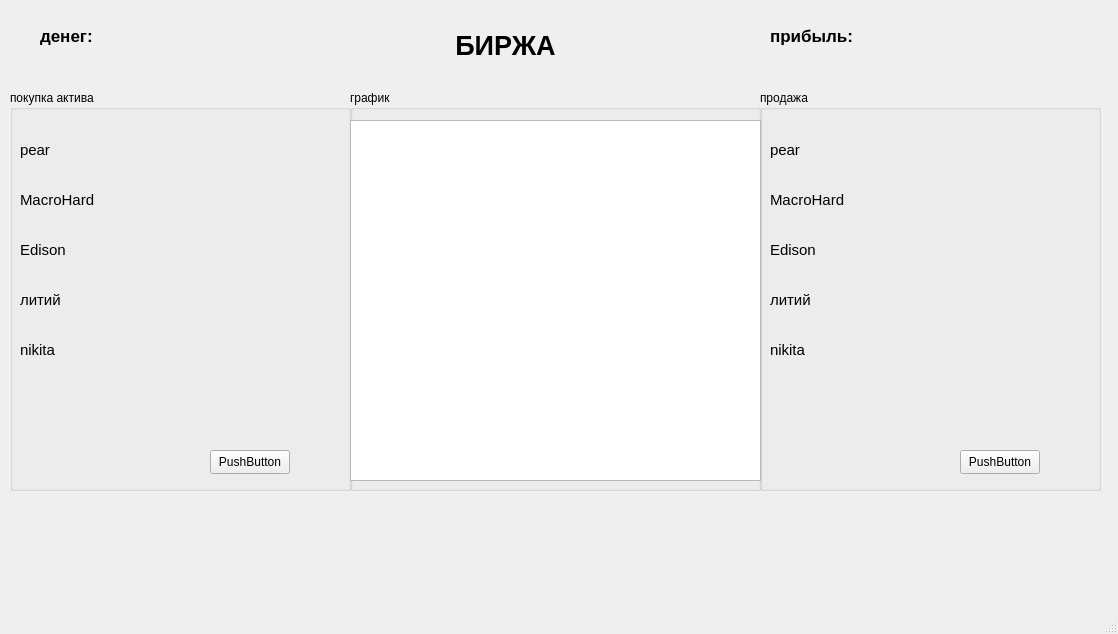
<?xml version="1.0" encoding="UTF-8"?>
<ui version="4.0">
 <class>MainWindow</class>
 <widget class="QMainWindow" name="MainWindow">
  <property name="geometry">
   <rect>
    <x>0</x>
    <y>0</y>
    <width>1118</width>
    <height>634</height>
   </rect>
  </property>
  <property name="windowTitle">
   <string>MainWindow</string>
  </property>
  <widget class="QWidget" name="centralwidget">
   <widget class="QGroupBox" name="groupBox">
    <property name="geometry">
     <rect>
      <x>10</x>
      <y>90</y>
      <width>341</width>
      <height>401</height>
     </rect>
    </property>
    <property name="title">
     <string>покупка актива</string>
    </property>
    <widget class="QLabel" name="label_5">
     <property name="geometry">
      <rect>
       <x>10</x>
       <y>50</y>
       <width>41</width>
       <height>20</height>
      </rect>
     </property>
     <property name="font">
      <font>
       <pointsize>11</pointsize>
      </font>
     </property>
     <property name="text">
      <string>pear</string>
     </property>
    </widget>
    <widget class="QLabel" name="label_6">
     <property name="geometry">
      <rect>
       <x>10</x>
       <y>100</y>
       <width>81</width>
       <height>20</height>
      </rect>
     </property>
     <property name="font">
      <font>
       <pointsize>11</pointsize>
      </font>
     </property>
     <property name="text">
      <string>MacroHard</string>
     </property>
    </widget>
    <widget class="QLabel" name="label_7">
     <property name="geometry">
      <rect>
       <x>10</x>
       <y>150</y>
       <width>51</width>
       <height>20</height>
      </rect>
     </property>
     <property name="font">
      <font>
       <pointsize>11</pointsize>
      </font>
     </property>
     <property name="text">
      <string>Edison</string>
     </property>
    </widget>
    <widget class="QLabel" name="label_8">
     <property name="geometry">
      <rect>
       <x>10</x>
       <y>200</y>
       <width>51</width>
       <height>20</height>
      </rect>
     </property>
     <property name="font">
      <font>
       <pointsize>11</pointsize>
      </font>
     </property>
     <property name="text">
      <string>литий </string>
     </property>
    </widget>
    <widget class="QLabel" name="label_9">
     <property name="geometry">
      <rect>
       <x>10</x>
       <y>250</y>
       <width>61</width>
       <height>20</height>
      </rect>
     </property>
     <property name="font">
      <font>
       <pointsize>11</pointsize>
      </font>
     </property>
     <property name="text">
      <string>nikita</string>
     </property>
    </widget>
    <widget class="QPushButton" name="buyButton">
     <property name="geometry">
      <rect>
       <x>200</x>
       <y>360</y>
       <width>80</width>
       <height>24</height>
      </rect>
     </property>
     <property name="text">
      <string>PushButton</string>
     </property>
    </widget>
   </widget>
   <widget class="QGroupBox" name="groupBox_2">
    <property name="geometry">
     <rect>
      <x>350</x>
      <y>90</y>
      <width>411</width>
      <height>401</height>
     </rect>
    </property>
    <property name="title">
     <string>график</string>
    </property>
    <widget class="QGraphicsView" name="graphicsView">
     <property name="geometry">
      <rect>
       <x>0</x>
       <y>30</y>
       <width>411</width>
       <height>361</height>
      </rect>
     </property>
    </widget>
   </widget>
   <widget class="QLabel" name="label">
    <property name="geometry">
     <rect>
      <x>300</x>
      <y>20</y>
      <width>411</width>
      <height>51</height>
     </rect>
    </property>
    <property name="font">
     <font>
      <pointsize>20</pointsize>
      <bold>true</bold>
     </font>
    </property>
    <property name="text">
     <string>БИРЖА</string>
    </property>
    <property name="alignment">
     <set>Qt::AlignmentFlag::AlignCenter</set>
    </property>
   </widget>
   <widget class="QLabel" name="money">
    <property name="geometry">
     <rect>
      <x>40</x>
      <y>20</y>
      <width>361</width>
      <height>31</height>
     </rect>
    </property>
    <property name="font">
     <font>
      <pointsize>13</pointsize>
      <bold>true</bold>
     </font>
    </property>
    <property name="text">
     <string>денег:</string>
    </property>
   </widget>
   <widget class="QLabel" name="profit">
    <property name="geometry">
     <rect>
      <x>770</x>
      <y>20</y>
      <width>161</width>
      <height>31</height>
     </rect>
    </property>
    <property name="font">
     <font>
      <pointsize>13</pointsize>
      <bold>true</bold>
     </font>
    </property>
    <property name="text">
     <string>прибыль:</string>
    </property>
   </widget>
   <widget class="QGroupBox" name="groupBox_4">
    <property name="geometry">
     <rect>
      <x>760</x>
      <y>90</y>
      <width>341</width>
      <height>401</height>
     </rect>
    </property>
    <property name="title">
     <string>продажа</string>
    </property>
    <widget class="QLabel" name="label_16">
     <property name="geometry">
      <rect>
       <x>10</x>
       <y>50</y>
       <width>51</width>
       <height>20</height>
      </rect>
     </property>
     <property name="font">
      <font>
       <pointsize>11</pointsize>
      </font>
     </property>
     <property name="text">
      <string>pear</string>
     </property>
    </widget>
    <widget class="QLabel" name="label_17">
     <property name="geometry">
      <rect>
       <x>10</x>
       <y>100</y>
       <width>81</width>
       <height>20</height>
      </rect>
     </property>
     <property name="font">
      <font>
       <pointsize>11</pointsize>
      </font>
     </property>
     <property name="text">
      <string>MacroHard</string>
     </property>
    </widget>
    <widget class="QLabel" name="label_18">
     <property name="geometry">
      <rect>
       <x>10</x>
       <y>150</y>
       <width>61</width>
       <height>20</height>
      </rect>
     </property>
     <property name="font">
      <font>
       <pointsize>11</pointsize>
      </font>
     </property>
     <property name="text">
      <string>Edison</string>
     </property>
    </widget>
    <widget class="QLabel" name="label_19">
     <property name="geometry">
      <rect>
       <x>10</x>
       <y>200</y>
       <width>51</width>
       <height>20</height>
      </rect>
     </property>
     <property name="font">
      <font>
       <pointsize>11</pointsize>
      </font>
     </property>
     <property name="text">
      <string>литий </string>
     </property>
    </widget>
    <widget class="QLabel" name="label_20">
     <property name="geometry">
      <rect>
       <x>10</x>
       <y>250</y>
       <width>51</width>
       <height>20</height>
      </rect>
     </property>
     <property name="font">
      <font>
       <pointsize>11</pointsize>
      </font>
     </property>
     <property name="text">
      <string>nikita</string>
     </property>
    </widget>
    <widget class="QPushButton" name="pushButton_2">
     <property name="geometry">
      <rect>
       <x>200</x>
       <y>360</y>
       <width>80</width>
       <height>24</height>
      </rect>
     </property>
     <property name="text">
      <string>PushButton</string>
     </property>
    </widget>
   </widget>
  </widget>
  <widget class="QMenuBar" name="menubar">
   <property name="geometry">
    <rect>
     <x>0</x>
     <y>0</y>
     <width>1118</width>
     <height>21</height>
    </rect>
   </property>
  </widget>
  <widget class="QStatusBar" name="statusbar"/>
 </widget>
 <resources/>
 <connections/>
</ui>
